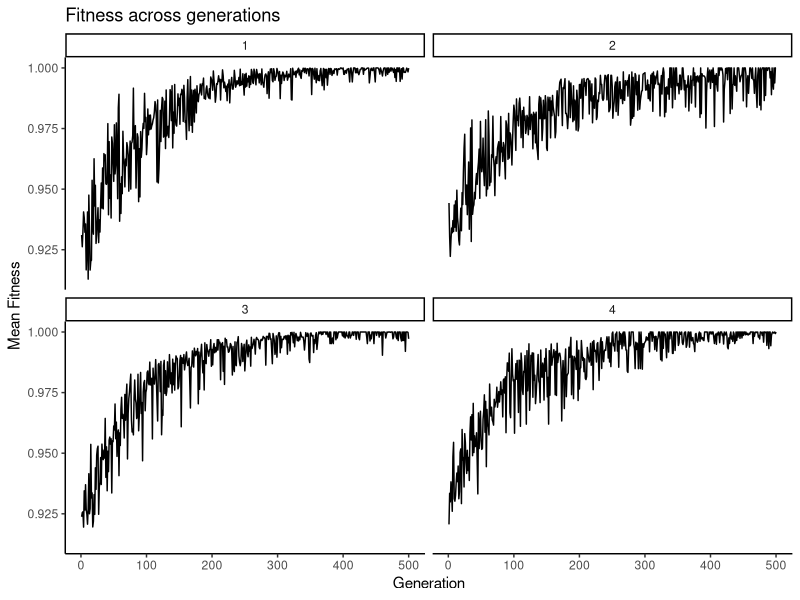

Reproduce this figure in R.
library(tidyverse)
library(patchwork)
theme_set(theme_classic())


stubborn_model <- function(num_traits = 4,
                           num_turns = 200,
                           num_rounds = 2,
                           N = 100,
                           sd_exploration = 0.01,
                           starting_error_sd = 0.1) { 
  #### Set-Up ####
  
  # Keep record 
  traits_df <- tibble(run = as_factor(rep(1:num_rounds, each = num_turns)),
                      generation = rep(1:num_turns, num_rounds))
  
  columns_for_traits <- paste("trait", 1:num_traits, sep = "")
  
  traits_df[, columns_for_traits] = as.numeric(NA)

  # Output for the model
  output <- tibble(run = as_factor(rep(1:num_rounds, each = num_turns)),
                      generation = rep(1:num_turns, num_rounds), 
                      avg_soc_learning_prob = as.numeric(NA),
                      avg_ind_learning_prob = as.numeric(NA), 
                      avg_fitness = as.numeric(NA))
  
  columns_for_traits <- paste("mean_trait", 1:num_traits, sep = "")
  
  output[, columns_for_traits] = as.numeric(NA)
  
  #### The Model ####
  for (j in 1:num_rounds) {
    # Probabilities that each trait changes
    pr_change <- rbeta(n = num_traits, 
                       0.1, 
                       5)
    
    # TEST HERE!!!
    pr_change = rep(0, num_traits)
    # 
    
    # Draw initial values for the traits 
    traits_init <- runif(n = num_traits,
                         min = 0,
                         max = 1)
    traits_df[traits_df$run==j&traits_df$generation==1,3:ncol(traits_df)] <- as.list(traits_init)
    
    # Population 
    population <- tibble(prob_soc_learns = rbeta(N, 2, 5), 
                            prob_ind_learns = rbeta(N, 0.8, 5),
                            fitness = as.numeric(NA))
    
    columns_for_traits <- paste("trait", 1:num_traits, sep = "")
    
    population[, columns_for_traits] = as.numeric(NA)
    
    # List of starting values (with slight error)
    list_starting_values <- map(.x = 1:num_traits,
                                ~ rnorm(mean = 0,
                                        sd = starting_error_sd,
                                        n = N) + rep(traits_init[.x], N))
    # Assign starting values 
    for (s in 1:num_traits) {
      population[,s+3] <- list_starting_values[[s]]
    }
    
    for (t in 1:num_turns) {
      #### One turn ####
      
      # 1. Change in traits? 
      # Do the traits change? 
      traits_change <- rbinom(n = num_traits, 
                              size = 1, 
                              prob = pr_change)
      
      # TEST HERE!
      # traits_change = rep(0,4)
      
      if(t == 1) { 
        traits_df[traits_df$run==j&traits_df$generation==t,c(which(traits_change==1)+2)] <- as.list(runif(sum(traits_change)))
      } else { 
        traits_df[traits_df$run==j&traits_df$generation==t,3:ncol(traits_df)] <- traits_df[traits_df$run==j&traits_df$generation==t-1,3:ncol(traits_df)]
        traits_df[traits_df$run==j&traits_df$generation==t,c(which(traits_change==1)+2)] <- as.list(runif(sum(traits_change)))
      }
      
      # 2. Draw trait & learning 
      # One trait gets drawn 
      current_trait <- sample(1:num_traits, 
                              size = 1)

      # How many social learners?
      learns <- rbinom(n = N,
                       size = 1,
                       prob = population$prob_soc_learns)
      # Update these
      population[which(learns == 1),current_trait+3] <- sample(population[,current_trait+3][[1]],
                                                               sum(learns))
      
      # Now see who explores individually
      explorers <- rbinom(n = N,
                          size = 1,
                          prob = population$prob_ind_learns)

      # Explorers get knowledge of the trait with some error
      population[which(explorers == 1),current_trait+3] <- rnorm(n = sum(explorers),
                                                                 mean = traits_df[traits_df$run==j&traits_df$generation==t,current_trait+2][[1]],
                                                                 sd = sd_exploration)
      

      
      # Record the means 
      for (m in 1:num_traits) {
        output[output$generation==t & 
                 output$run==j,m+5] <- mean(population[[m+3]])
      }
      
      # 3. Calculate fitness 
      # Get difference between chosen trait and responses  
      population$fitness <- 1-abs(population[,3+current_trait][[1]] - traits_df[traits_df$run==j&traits_df$generation==t,
                                                                                2+current_trait][[1]])
      # if fitnesses below 0 then 0
      
      population[population$fitness<=0,'fitness'] <- 0
      
      # If all fitnesses are 0, everyone dies
      if (sum(population$fitness)<= 0) {
        print("Everyone died!")
        break
      }
      
      # 4. Store population characteristics 
      output[output$generation==t & 
               output$run==j,]$avg_fitness <- mean(population$fitness, na.rm = T)
      output[output$generation==t & 
               output$run==j,]$avg_soc_learning_prob <- mean(population$prob_soc_learns)
      output[output$generation==t & 
               output$run==j,]$avg_ind_learning_prob <- mean(population$prob_ind_learns)
      
      
      # 5. Reproduction
      
      # if(t %% 1 == 0) {
      #   std_fitness <- population$fitness/sum(population$fitness)
      #   
      #   new_children <- sample(1:100, 
      #                          100, 
      #                          replace = T, 
      #                          prob = std_fitness)
      #   
      #   previous_population <- population
      #   
      #   for (i in 1:100) {
      #     population[i,] <- previous_population[new_children[i],]
      #   }
      #   
      #   population$fitness <- as.numeric(NA)
      #   
      # }
    }
    
  }
  
  return(list(output, 
              traits_df, 
              pr_change))
  
}

results <- stubborn_model(num_rounds = 4, 
                          num_turns = 500, num_traits = 10, sd_exploration = 0)

pop_df <- results[[1]]

pop_df %>% 
  ggplot(aes(x = generation, 
             y = avg_fitness)) +
  geom_line() + 
  facet_wrap(~run) +
  labs(x = 'Generation', 
       y = "Mean Fitness", 
       title = "Fitness across generations")


